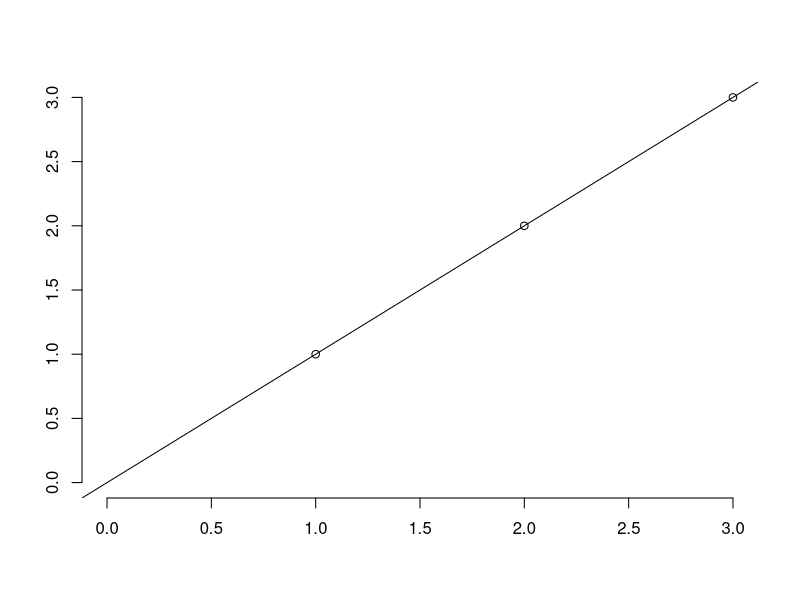
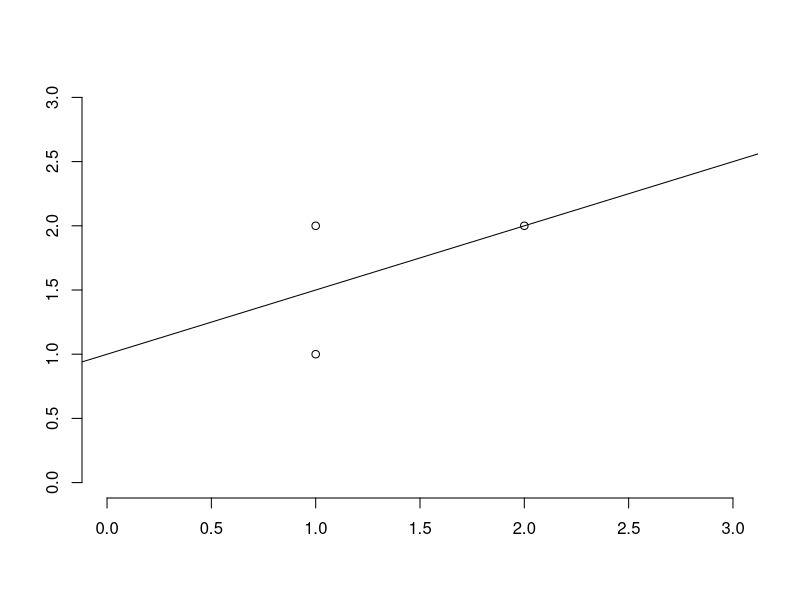
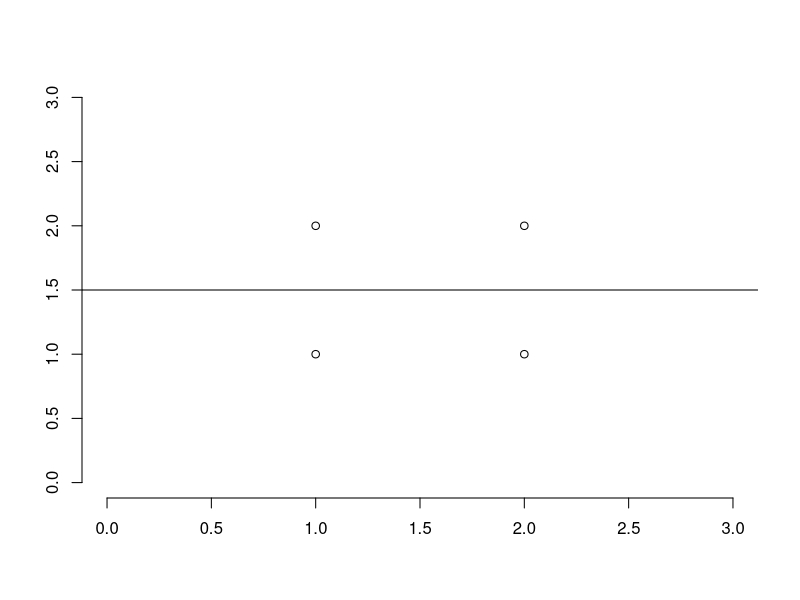
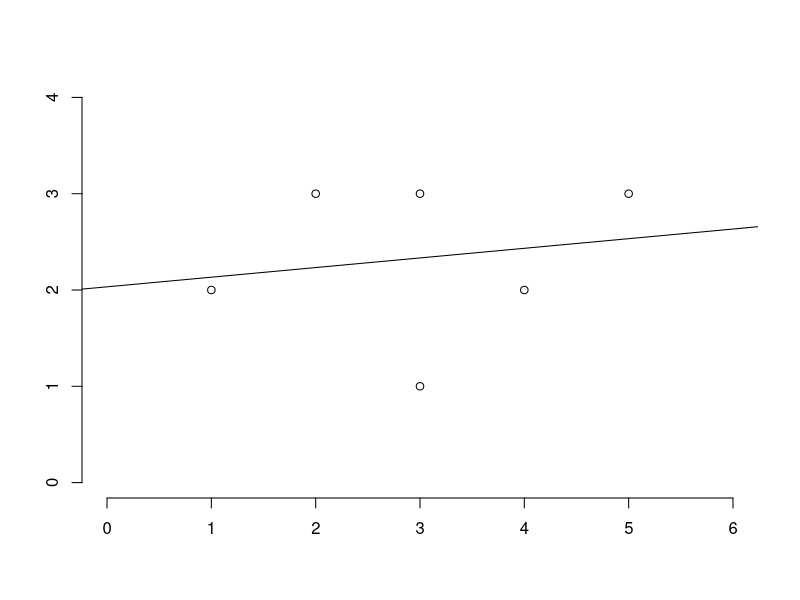

Generate these figures, in order, with R:
## ---- chunk 1
# now make each figure and the corresponding r lm() output
x = c(1,2,3)
y = x
plot(x,y,xlab="",ylab="",bty="n",xlim=c(0,3),ylim=c(0,3))
lm.1 = lm(y~x)
abline(lm.1)
summary(lm.1)
## ---- chunk 2
# now make each figure and the corresponding r lm() output
x = c(1,1,2)
y = c(1,2,2)
plot(x,y,xlab="",ylab="",bty="n",xlim=c(0,3),ylim=c(0,3))
lm.1 = lm(y~x)
abline(lm.1)
summary(lm.1)
## ---- chunk 3
# now make each figure and the corresponding r lm() output
x = c(1,1,2,2)
y = c(1,2,1,2)
plot(x,y,xlab="",ylab="",bty="n",xlim=c(0,3),ylim=c(0,3))
lm.1 = lm(y~x)
abline(lm.1)
summary(lm.1)
## ---- chunk 4
# now make each figure and the corresponding r lm() output
x = c(1,2,3,3,4,5)
y = c(2,3,1,3,2,3)
plot(x,y,xlab="",ylab="",bty="n",xlim=c(0,6),ylim=c(0,4))
lm.1 = lm(y~x)
abline(lm.1)
summary(lm.1)
